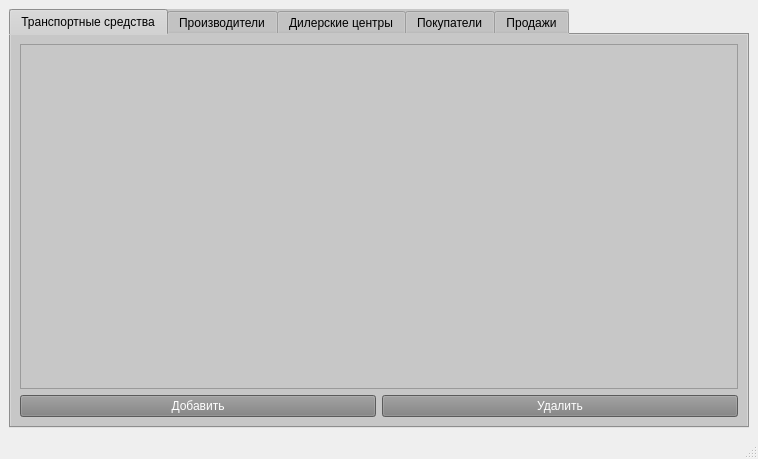
<?xml version="1.0" encoding="UTF-8"?>
<ui version="4.0">
 <class>MainWindow</class>
 <widget class="QMainWindow" name="MainWindow">
  <property name="geometry">
   <rect>
    <x>0</x>
    <y>0</y>
    <width>758</width>
    <height>459</height>
   </rect>
  </property>
  <property name="windowTitle">
   <string>MainWindow</string>
  </property>
  <property name="styleSheet">
   <string notr="true"/>
  </property>
  <widget class="QWidget" name="centralwidget">
   <layout class="QHBoxLayout" name="mainLayout">
    <item>
     <widget class="QTabWidget" name="tabWidget">
      <property name="styleSheet">
       <string notr="true">background-color: rgb(199, 199, 199);
color: rgb(0, 0, 0);</string>
      </property>
      <property name="currentIndex">
       <number>0</number>
      </property>
      <widget class="QWidget" name="tab">
       <attribute name="title">
        <string>Транспортные средства</string>
       </attribute>
       <layout class="QVBoxLayout" name="tab1layout">
        <item>
         <widget class="QTableView" name="tableVehicle"/>
        </item>
        <item>
         <layout class="QHBoxLayout" name="buttonsLayout">
          <item>
           <widget class="QPushButton" name="btnAddVehicle">
            <property name="styleSheet">
             <string notr="true">background-color: rgb(128, 128, 128);
color: rgb(255, 255, 255);</string>
            </property>
            <property name="text">
             <string>Добавить</string>
            </property>
           </widget>
          </item>
          <item>
           <widget class="QPushButton" name="btnRemoveVehicle">
            <property name="styleSheet">
             <string notr="true">background-color: rgb(128, 128, 128);
color: rgb(255, 255, 255);</string>
            </property>
            <property name="text">
             <string>Удалить</string>
            </property>
           </widget>
          </item>
         </layout>
        </item>
       </layout>
      </widget>
      <widget class="QWidget" name="tab_2">
       <attribute name="title">
        <string>Производители</string>
       </attribute>
       <layout class="QVBoxLayout" name="tab1layout">
        <item>
         <widget class="QTableView" name="tableManufacturers"/>
        </item>
        <item>
         <layout class="QHBoxLayout" name="buttonsLayout">
          <item>
           <widget class="QPushButton" name="btnAddManufacturer">
            <property name="styleSheet">
             <string notr="true">background-color: rgb(128, 128, 128);
color: rgb(255, 255, 255);</string>
            </property>
            <property name="text">
             <string>Добавить</string>
            </property>
           </widget>
          </item>
          <item>
           <widget class="QPushButton" name="btnRemoveManufacturer">
            <property name="styleSheet">
             <string notr="true">background-color: rgb(128, 128, 128);
color: rgb(255, 255, 255);</string>
            </property>
            <property name="text">
             <string>Удалить</string>
            </property>
           </widget>
          </item>
         </layout>
        </item>
       </layout>
      </widget>
      <widget class="QWidget" name="tab_3">
       <attribute name="title">
        <string>Дилерские центры</string>
       </attribute>
       <layout class="QVBoxLayout" name="tab1layout">
        <item>
         <widget class="QTableView" name="tableDealerships"/>
        </item>
        <item>
         <layout class="QHBoxLayout" name="buttonsLayout">
          <item>
           <widget class="QPushButton" name="btnAddDealership">
            <property name="styleSheet">
             <string notr="true">background-color: rgb(128, 128, 128);
color: rgb(255, 255, 255);</string>
            </property>
            <property name="text">
             <string>Добавить</string>
            </property>
           </widget>
          </item>
          <item>
           <widget class="QPushButton" name="btnRemoveDealership">
            <property name="styleSheet">
             <string notr="true">background-color: rgb(128, 128, 128);
color: rgb(255, 255, 255);</string>
            </property>
            <property name="text">
             <string>Удалить</string>
            </property>
           </widget>
          </item>
         </layout>
        </item>
       </layout>
      </widget>
      <widget class="QWidget" name="tab_4">
       <attribute name="title">
        <string>Покупатели</string>
       </attribute>
       <layout class="QVBoxLayout" name="tab1layout">
        <item>
         <widget class="QTableView" name="tableCustomers">
          <property name="styleSheet">
           <string notr="true"/>
          </property>
         </widget>
        </item>
        <item>
         <layout class="QHBoxLayout" name="buttonsLayout">
          <item>
           <widget class="QPushButton" name="btnAddCustomer">
            <property name="styleSheet">
             <string notr="true">background-color: rgb(128, 128, 128);
color: rgb(255, 255, 255);</string>
            </property>
            <property name="text">
             <string>Добавить</string>
            </property>
           </widget>
          </item>
          <item>
           <widget class="QPushButton" name="btnRemoveCustomer">
            <property name="styleSheet">
             <string notr="true">background-color: rgb(128, 128, 128);
color: rgb(255, 255, 255);</string>
            </property>
            <property name="text">
             <string>Удалить</string>
            </property>
           </widget>
          </item>
         </layout>
        </item>
       </layout>
      </widget>
      <widget class="QWidget" name="tab_5">
       <attribute name="title">
        <string>Продажи</string>
       </attribute>
       <layout class="QVBoxLayout" name="tab1layout">
        <item>
         <widget class="QTableView" name="tableSales">
          <property name="styleSheet">
           <string notr="true">background-color: rgb(199, 199, 199);
color: rgb(0, 0, 0);</string>
          </property>
         </widget>
        </item>
        <item>
         <layout class="QHBoxLayout" name="buttonsLayout">
          <item>
           <widget class="QPushButton" name="btnAddSale">
            <property name="styleSheet">
             <string notr="true">background-color: rgb(128, 128, 128);
color: rgb(255, 255, 255);</string>
            </property>
            <property name="text">
             <string>Добавить</string>
            </property>
           </widget>
          </item>
          <item>
           <widget class="QPushButton" name="btnRemoveSale">
            <property name="styleSheet">
             <string notr="true">
background-color: rgb(128, 128, 128);
color: rgb(255, 255, 255);</string>
            </property>
            <property name="text">
             <string>Удалить</string>
            </property>
           </widget>
          </item>
         </layout>
        </item>
       </layout>
      </widget>
     </widget>
    </item>
   </layout>
  </widget>
  <widget class="QMenuBar" name="menubar">
   <property name="geometry">
    <rect>
     <x>0</x>
     <y>0</y>
     <width>758</width>
     <height>21</height>
    </rect>
   </property>
  </widget>
  <widget class="QStatusBar" name="statusbar"/>
 </widget>
 <resources/>
 <connections/>
</ui>
